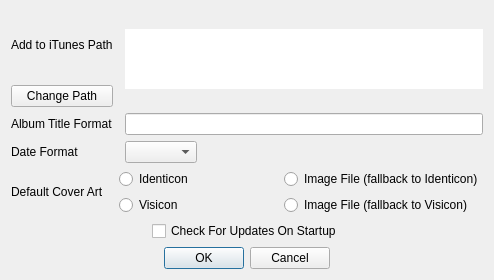
<?xml version="1.0" encoding="UTF-8"?>
<ui version="4.0">
 <class>SettingsDialog</class>
 <widget class="QDialog" name="SettingsDialog">
  <property name="windowModality">
   <enum>Qt::WindowModal</enum>
  </property>
  <property name="geometry">
   <rect>
    <x>0</x>
    <y>0</y>
    <width>494</width>
    <height>280</height>
   </rect>
  </property>
  <property name="sizePolicy">
   <sizepolicy hsizetype="Preferred" vsizetype="Preferred">
    <horstretch>0</horstretch>
    <verstretch>0</verstretch>
   </sizepolicy>
  </property>
  <property name="windowTitle">
   <string>Settings</string>
  </property>
  <layout class="QVBoxLayout" name="verticalLayout">
   <item>
    <layout class="QGridLayout" name="gridLayout_2">
     <item row="0" column="0">
      <widget class="QLabel" name="label_4">
       <property name="text">
        <string>Add to iTunes Path</string>
       </property>
      </widget>
     </item>
     <item row="0" column="2" rowspan="2" colspan="2">
      <widget class="QTextEdit" name="addToITunesPathTextEdit">
       <property name="enabled">
        <bool>false</bool>
       </property>
       <property name="sizePolicy">
        <sizepolicy hsizetype="Fixed" vsizetype="Fixed">
         <horstretch>0</horstretch>
         <verstretch>0</verstretch>
        </sizepolicy>
       </property>
       <property name="maximumSize">
        <size>
         <width>5000</width>
         <height>60</height>
        </size>
       </property>
       <property name="palette">
        <palette>
         <active>
          <colorrole role="Base">
           <brush brushstyle="SolidPattern">
            <color alpha="255">
             <red>255</red>
             <green>255</green>
             <blue>255</blue>
            </color>
           </brush>
          </colorrole>
         </active>
         <inactive>
          <colorrole role="Base">
           <brush brushstyle="SolidPattern">
            <color alpha="255">
             <red>255</red>
             <green>255</green>
             <blue>255</blue>
            </color>
           </brush>
          </colorrole>
         </inactive>
         <disabled>
          <colorrole role="Base">
           <brush brushstyle="SolidPattern">
            <color alpha="255">
             <red>255</red>
             <green>255</green>
             <blue>255</blue>
            </color>
           </brush>
          </colorrole>
         </disabled>
        </palette>
       </property>
       <property name="frameShape">
        <enum>QFrame::NoFrame</enum>
       </property>
      </widget>
     </item>
     <item row="2" column="0" colspan="2">
      <widget class="QLabel" name="label_2">
       <property name="text">
        <string>Album Title Format</string>
       </property>
       <property name="alignment">
        <set>Qt::AlignLeading|Qt::AlignLeft|Qt::AlignVCenter</set>
       </property>
       <property name="margin">
        <number>0</number>
       </property>
      </widget>
     </item>
     <item row="2" column="2" colspan="2">
      <widget class="QLineEdit" name="albumTitleFormatLineEdit"/>
     </item>
     <item row="3" column="0">
      <widget class="QLabel" name="label_3">
       <property name="text">
        <string>Date Format</string>
       </property>
      </widget>
     </item>
     <item row="3" column="2">
      <widget class="QComboBox" name="dateFormatComboBox"/>
     </item>
     <item row="3" column="3">
      <spacer name="horizontalSpacer_3">
       <property name="orientation">
        <enum>Qt::Horizontal</enum>
       </property>
       <property name="sizeHint" stdset="0">
        <size>
         <width>98</width>
         <height>20</height>
        </size>
       </property>
      </spacer>
     </item>
     <item row="4" column="0">
      <widget class="QLabel" name="label">
       <property name="text">
        <string>Default Cover Art</string>
       </property>
      </widget>
     </item>
     <item row="4" column="1" colspan="3">
      <layout class="QGridLayout" name="gridLayout">
       <item row="0" column="0">
        <widget class="QRadioButton" name="defaultArtRadioButtonIdenticon">
         <property name="toolTip">
          <string>A unique design based on the recording's text file.  Single-colored.</string>
         </property>
         <property name="text">
          <string>Identicon</string>
         </property>
        </widget>
       </item>
       <item row="0" column="1">
        <widget class="QRadioButton" name="defaultArtRadioButtonImageFileIdenticon">
         <property name="text">
          <string>Image File (fallback to Identicon)</string>
         </property>
        </widget>
       </item>
       <item row="1" column="0">
        <widget class="QRadioButton" name="defaultArtRadioButtonVisicon">
         <property name="toolTip">
          <string>A unique design based on the recording's text file.  Two-colored.</string>
         </property>
         <property name="text">
          <string>Visicon</string>
         </property>
        </widget>
       </item>
       <item row="1" column="1">
        <widget class="QRadioButton" name="defaultArtRadioButtonImageFileVisicon">
         <property name="text">
          <string>Image File (fallback to Visicon)</string>
         </property>
        </widget>
       </item>
      </layout>
     </item>
     <item row="1" column="0">
      <widget class="QPushButton" name="changeAddToITunesPathButton">
       <property name="text">
        <string>Change Path</string>
       </property>
      </widget>
     </item>
    </layout>
   </item>
   <item>
    <layout class="QHBoxLayout" name="horizontalLayout_3">
     <item>
      <spacer name="horizontalSpacer">
       <property name="orientation">
        <enum>Qt::Horizontal</enum>
       </property>
       <property name="sizeHint" stdset="0">
        <size>
         <width>40</width>
         <height>20</height>
        </size>
       </property>
      </spacer>
     </item>
     <item>
      <widget class="QCheckBox" name="checkForUpdatesCheckBox">
       <property name="text">
        <string>Check For Updates On Startup</string>
       </property>
      </widget>
     </item>
     <item>
      <spacer name="horizontalSpacer_2">
       <property name="orientation">
        <enum>Qt::Horizontal</enum>
       </property>
       <property name="sizeHint" stdset="0">
        <size>
         <width>40</width>
         <height>20</height>
        </size>
       </property>
      </spacer>
     </item>
    </layout>
   </item>
   <item>
    <layout class="QHBoxLayout" name="horizontalLayout_2">
     <item>
      <spacer name="horizontalSpacer_4">
       <property name="orientation">
        <enum>Qt::Horizontal</enum>
       </property>
       <property name="sizeHint" stdset="0">
        <size>
         <width>88</width>
         <height>20</height>
        </size>
       </property>
      </spacer>
     </item>
     <item>
      <widget class="QDialogButtonBox" name="buttonBox">
       <property name="standardButtons">
        <set>QDialogButtonBox::Cancel|QDialogButtonBox::Ok</set>
       </property>
      </widget>
     </item>
     <item>
      <spacer name="horizontalSpacer_5">
       <property name="orientation">
        <enum>Qt::Horizontal</enum>
       </property>
       <property name="sizeHint" stdset="0">
        <size>
         <width>98</width>
         <height>20</height>
        </size>
       </property>
      </spacer>
     </item>
    </layout>
   </item>
  </layout>
 </widget>
 <resources/>
 <connections>
  <connection>
   <sender>buttonBox</sender>
   <signal>accepted()</signal>
   <receiver>SettingsDialog</receiver>
   <slot>accept()</slot>
   <hints>
    <hint type="sourcelabel">
     <x>331</x>
     <y>267</y>
    </hint>
    <hint type="destinationlabel">
     <x>280</x>
     <y>246</y>
    </hint>
   </hints>
  </connection>
  <connection>
   <sender>buttonBox</sender>
   <signal>rejected()</signal>
   <receiver>SettingsDialog</receiver>
   <slot>reject()</slot>
   <hints>
    <hint type="sourcelabel">
     <x>331</x>
     <y>267</y>
    </hint>
    <hint type="destinationlabel">
     <x>34</x>
     <y>246</y>
    </hint>
   </hints>
  </connection>
  <connection>
   <sender>changeAddToITunesPathButton</sender>
   <signal>clicked()</signal>
   <receiver>SettingsDialog</receiver>
   <slot>changeAddToITunesPath()</slot>
   <hints>
    <hint type="sourcelabel">
     <x>411</x>
     <y>29</y>
    </hint>
    <hint type="destinationlabel">
     <x>437</x>
     <y>67</y>
    </hint>
   </hints>
  </connection>
 </connections>
 <slots>
  <slot>openFileDialog()</slot>
  <slot>changeDateFormat(QString)</slot>
  <slot>changeAddToITunesPath()</slot>
 </slots>
</ui>
